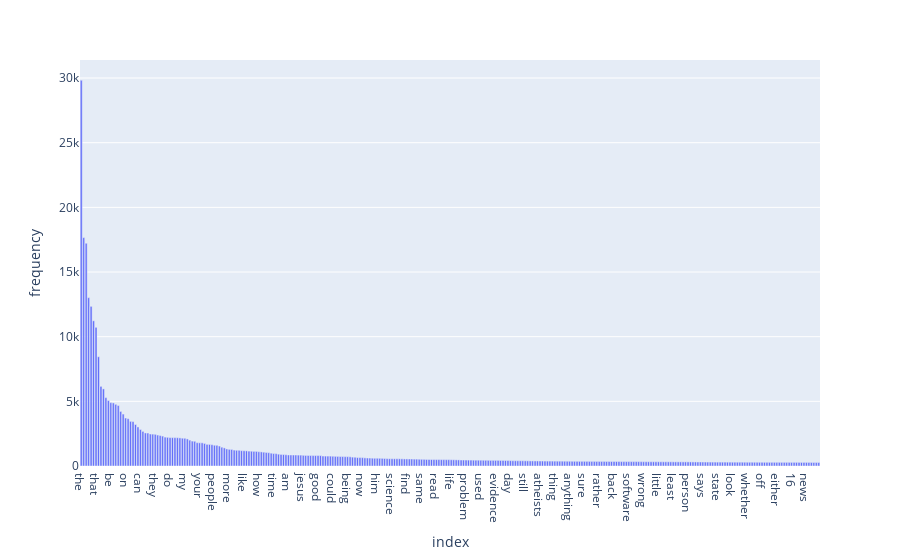

Notebook source saved alongside this figure:
### Markdown cell above
### >>> **Exercise 14 (take home):** 
Additionally, you can attempt to sort the terms on the `x-axis` by frequency instead of in alphabetical order. This way the visualization is more meaninfgul and you will be able to observe the so called [long tail](https://en.wikipedia.org/wiki/Long_tail) (get familiar with this term since it will appear a lot in data mining and other statistics courses). see picture below

![alt txt](https://upload.wikimedia.org/wikipedia/commons/thumb/8/8a/Long_tail.svg/1000px-Long_tail.svg.png)

### Code cell
# Answer here
data = {'frequency': term_frequencies}
df = pd.DataFrame(data, index=count_vect.get_feature_names_out())
df.sort_values(by = 'frequency', axis=0, ascending = False, inplace=True)

fig = px.bar(df[:300], y='frequency') 
 
# showing the plot
fig.show()

### Figure 1 — Plotly figure (JSON) as saved in the notebook; plotly's stock layout.template omitted (floating-point values rounded to 4 significant figures; data arrays with more than 128 entries replaced by an {"elided": "..."} marker saying what was removed)
{"data": [{"alignmentgroup": "True", "hovertemplate": "index=%{x}<br>frequency=%{y}<extra></extra>", "legendgroup": "", "marker": {"color": "#636efa", "pattern": {"shape": ""}}, "name": "", "offsetgroup": "", "orientation": "v", "showlegend": false, "textposition": "auto", "type": "bar", "x": {"elided": "300 str values"}, "xaxis": "x", "y": {"elided": "300 int values"}, "yaxis": "y"}], "layout": {"autosize": true, "barmode": "relative", "legend": {"tracegroupgap": 0}, "margin": {"t": 60}, "xaxis": {"anchor": "y", "autorange": true, "domain": [0, 1], "range": [-0.5, 299.5], "title": {"text": "index"}, "type": "category"}, "yaxis": {"anchor": "x", "autorange": true, "domain": [0, 1], "range": [0, 31390.0], "title": {"text": "frequency"}, "type": "linear"}}}
